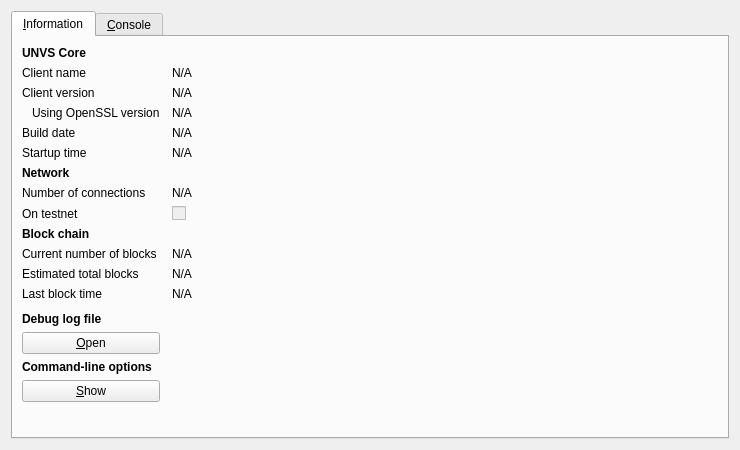
<?xml version="1.0" encoding="UTF-8"?>
<ui version="4.0">
 <class>RPCConsole</class>
 <widget class="QDialog" name="RPCConsole">
  <property name="geometry">
   <rect>
    <x>0</x>
    <y>0</y>
    <width>740</width>
    <height>450</height>
   </rect>
  </property>
  <property name="windowTitle">
   <string>UNVS - Debug window</string>
  </property>
  <layout class="QVBoxLayout" name="verticalLayout_2">
   <item>
    <widget class="QTabWidget" name="tabWidget">
     <property name="currentIndex">
      <number>0</number>
     </property>
     <widget class="QWidget" name="tab_info">
      <attribute name="title">
       <string>&amp;Information</string>
      </attribute>
      <layout class="QGridLayout" name="gridLayout" columnstretch="0,1">
       <property name="horizontalSpacing">
        <number>12</number>
       </property>
       <item row="0" column="0">
        <widget class="QLabel" name="label_9">
         <property name="font">
          <font>
           <weight>75</weight>
           <bold>true</bold>
          </font>
         </property>
         <property name="text">
          <string>UNVS Core</string>
         </property>
        </widget>
       </item>
       <item row="1" column="0">
        <widget class="QLabel" name="label_5">
         <property name="text">
          <string>Client name</string>
         </property>
        </widget>
       </item>
       <item row="1" column="1">
        <widget class="QLabel" name="clientName">
         <property name="cursor">
          <cursorShape>IBeamCursor</cursorShape>
         </property>
         <property name="text">
          <string>N/A</string>
         </property>
         <property name="textFormat">
          <enum>Qt::PlainText</enum>
         </property>
         <property name="textInteractionFlags">
          <set>Qt::LinksAccessibleByMouse|Qt::TextSelectableByKeyboard|Qt::TextSelectableByMouse</set>
         </property>
        </widget>
       </item>
       <item row="2" column="0">
        <widget class="QLabel" name="label_6">
         <property name="text">
          <string>Client version</string>
         </property>
        </widget>
       </item>
       <item row="2" column="1">
        <widget class="QLabel" name="clientVersion">
         <property name="cursor">
          <cursorShape>IBeamCursor</cursorShape>
         </property>
         <property name="text">
          <string>N/A</string>
         </property>
         <property name="textFormat">
          <enum>Qt::PlainText</enum>
         </property>
         <property name="textInteractionFlags">
          <set>Qt::LinksAccessibleByMouse|Qt::TextSelectableByKeyboard|Qt::TextSelectableByMouse</set>
         </property>
        </widget>
       </item>
       <item row="3" column="0">
        <widget class="QLabel" name="label_14">
         <property name="text">
          <string>Using OpenSSL version</string>
         </property>
         <property name="indent">
          <number>10</number>
         </property>
        </widget>
       </item>
       <item row="3" column="1">
        <widget class="QLabel" name="openSSLVersion">
         <property name="cursor">
          <cursorShape>IBeamCursor</cursorShape>
         </property>
         <property name="text">
          <string>N/A</string>
         </property>
         <property name="textFormat">
          <enum>Qt::PlainText</enum>
         </property>
         <property name="textInteractionFlags">
          <set>Qt::LinksAccessibleByMouse|Qt::TextSelectableByKeyboard|Qt::TextSelectableByMouse</set>
         </property>
        </widget>
       </item>
       <item row="4" column="0">
        <widget class="QLabel" name="label_12">
         <property name="text">
          <string>Build date</string>
         </property>
        </widget>
       </item>
       <item row="4" column="1">
        <widget class="QLabel" name="buildDate">
         <property name="cursor">
          <cursorShape>IBeamCursor</cursorShape>
         </property>
         <property name="text">
          <string>N/A</string>
         </property>
         <property name="textFormat">
          <enum>Qt::PlainText</enum>
         </property>
         <property name="textInteractionFlags">
          <set>Qt::LinksAccessibleByMouse|Qt::TextSelectableByKeyboard|Qt::TextSelectableByMouse</set>
         </property>
        </widget>
       </item>
       <item row="5" column="0">
        <widget class="QLabel" name="label_13">
         <property name="text">
          <string>Startup time</string>
         </property>
        </widget>
       </item>
       <item row="5" column="1">
        <widget class="QLabel" name="startupTime">
         <property name="cursor">
          <cursorShape>IBeamCursor</cursorShape>
         </property>
         <property name="text">
          <string>N/A</string>
         </property>
         <property name="textFormat">
          <enum>Qt::PlainText</enum>
         </property>
         <property name="textInteractionFlags">
          <set>Qt::LinksAccessibleByMouse|Qt::TextSelectableByKeyboard|Qt::TextSelectableByMouse</set>
         </property>
        </widget>
       </item>
       <item row="6" column="0">
        <widget class="QLabel" name="label_11">
         <property name="font">
          <font>
           <weight>75</weight>
           <bold>true</bold>
          </font>
         </property>
         <property name="text">
          <string>Network</string>
         </property>
        </widget>
       </item>
       <item row="7" column="0">
        <widget class="QLabel" name="label_7">
         <property name="text">
          <string>Number of connections</string>
         </property>
        </widget>
       </item>
       <item row="7" column="1">
        <widget class="QLabel" name="numberOfConnections">
         <property name="cursor">
          <cursorShape>IBeamCursor</cursorShape>
         </property>
         <property name="text">
          <string>N/A</string>
         </property>
         <property name="textFormat">
          <enum>Qt::PlainText</enum>
         </property>
         <property name="textInteractionFlags">
          <set>Qt::LinksAccessibleByMouse|Qt::TextSelectableByKeyboard|Qt::TextSelectableByMouse</set>
         </property>
        </widget>
       </item>
       <item row="8" column="0">
        <widget class="QLabel" name="label_8">
         <property name="text">
          <string>On testnet</string>
         </property>
        </widget>
       </item>
       <item row="8" column="1">
        <widget class="QCheckBox" name="isTestNet">
         <property name="enabled">
          <bool>false</bool>
         </property>
         <property name="text">
          <string/>
         </property>
        </widget>
       </item>
       <item row="9" column="0">
        <widget class="QLabel" name="label_10">
         <property name="font">
          <font>
           <weight>75</weight>
           <bold>true</bold>
          </font>
         </property>
         <property name="text">
          <string>Block chain</string>
         </property>
        </widget>
       </item>
       <item row="10" column="0">
        <widget class="QLabel" name="label_3">
         <property name="text">
          <string>Current number of blocks</string>
         </property>
        </widget>
       </item>
       <item row="10" column="1">
        <widget class="QLabel" name="numberOfBlocks">
         <property name="cursor">
          <cursorShape>IBeamCursor</cursorShape>
         </property>
         <property name="text">
          <string>N/A</string>
         </property>
         <property name="textFormat">
          <enum>Qt::PlainText</enum>
         </property>
         <property name="textInteractionFlags">
          <set>Qt::LinksAccessibleByMouse|Qt::TextSelectableByKeyboard|Qt::TextSelectableByMouse</set>
         </property>
        </widget>
       </item>
       <item row="11" column="0">
        <widget class="QLabel" name="label_4">
         <property name="text">
          <string>Estimated total blocks</string>
         </property>
        </widget>
       </item>
       <item row="11" column="1">
        <widget class="QLabel" name="totalBlocks">
         <property name="cursor">
          <cursorShape>IBeamCursor</cursorShape>
         </property>
         <property name="text">
          <string>N/A</string>
         </property>
         <property name="textFormat">
          <enum>Qt::PlainText</enum>
         </property>
         <property name="textInteractionFlags">
          <set>Qt::LinksAccessibleByMouse|Qt::TextSelectableByKeyboard|Qt::TextSelectableByMouse</set>
         </property>
        </widget>
       </item>
       <item row="12" column="0">
        <widget class="QLabel" name="label_2">
         <property name="text">
          <string>Last block time</string>
         </property>
        </widget>
       </item>
       <item row="12" column="1">
        <widget class="QLabel" name="lastBlockTime">
         <property name="cursor">
          <cursorShape>IBeamCursor</cursorShape>
         </property>
         <property name="text">
          <string>N/A</string>
         </property>
         <property name="textFormat">
          <enum>Qt::PlainText</enum>
         </property>
         <property name="textInteractionFlags">
          <set>Qt::LinksAccessibleByMouse|Qt::TextSelectableByKeyboard|Qt::TextSelectableByMouse</set>
         </property>
        </widget>
       </item>
       <item row="13" column="0">
        <spacer name="verticalSpacer_2">
         <property name="orientation">
          <enum>Qt::Vertical</enum>
         </property>
         <property name="sizeHint" stdset="0">
          <size>
           <width>20</width>
           <height>20</height>
          </size>
         </property>
        </spacer>
       </item>
       <item row="14" column="0">
        <widget class="QLabel" name="labelDebugLogfile">
         <property name="font">
          <font>
           <weight>75</weight>
           <bold>true</bold>
          </font>
         </property>
         <property name="text">
          <string>Debug log file</string>
         </property>
        </widget>
       </item>
       <item row="15" column="0">
        <widget class="QPushButton" name="openDebugLogfileButton">
         <property name="toolTip">
          <string>Open the UNVS debug log file from the current data directory. This can take a few seconds for large log files.</string>
         </property>
         <property name="text">
          <string>&amp;Open</string>
         </property>
         <property name="autoDefault">
          <bool>false</bool>
         </property>
        </widget>
       </item>
       <item row="16" column="0">
        <widget class="QLabel" name="labelCLOptions">
         <property name="font">
          <font>
           <weight>75</weight>
           <bold>true</bold>
          </font>
         </property>
         <property name="text">
          <string>Command-line options</string>
         </property>
        </widget>
       </item>
       <item row="17" column="0">
        <widget class="QPushButton" name="showCLOptionsButton">
         <property name="toolTip">
          <string>Show the UNVS-Qt help message to get a list with possible UNVS command-line options.</string>
         </property>
         <property name="text">
          <string>&amp;Show</string>
         </property>
         <property name="autoDefault">
          <bool>false</bool>
         </property>
        </widget>
       </item>
       <item row="18" column="0">
        <spacer name="verticalSpacer">
         <property name="orientation">
          <enum>Qt::Vertical</enum>
         </property>
         <property name="sizeHint" stdset="0">
          <size>
           <width>20</width>
           <height>40</height>
          </size>
         </property>
        </spacer>
       </item>
      </layout>
     </widget>
     <widget class="QWidget" name="tab_console">
      <attribute name="title">
       <string>&amp;Console</string>
      </attribute>
      <layout class="QVBoxLayout" name="verticalLayout_3">
       <property name="spacing">
        <number>3</number>
       </property>
       <item>
        <widget class="QTextEdit" name="messagesWidget">
         <property name="minimumSize">
          <size>
           <width>0</width>
           <height>100</height>
          </size>
         </property>
         <property name="readOnly">
          <bool>true</bool>
         </property>
         <property name="tabKeyNavigation" stdset="0">
          <bool>false</bool>
         </property>
         <property name="columnCount" stdset="0">
          <number>2</number>
         </property>
        </widget>
       </item>
       <item>
        <layout class="QHBoxLayout" name="horizontalLayout">
         <property name="spacing">
          <number>3</number>
         </property>
         <item>
          <widget class="QLabel" name="label">
           <property name="text">
            <string notr="true">&gt;</string>
           </property>
          </widget>
         </item>
         <item>
          <widget class="QLineEdit" name="lineEdit"/>
         </item>
         <item>
          <widget class="QPushButton" name="clearButton">
           <property name="maximumSize">
            <size>
             <width>24</width>
             <height>24</height>
            </size>
           </property>
           <property name="toolTip">
            <string>Clear console</string>
           </property>
           <property name="text">
            <string/>
           </property>
           <property name="icon">
            <iconset resource="../bitcoin.qrc">
             <normaloff>:/icons/remove</normaloff>:/icons/remove</iconset>
           </property>
           <property name="shortcut">
            <string notr="true">Ctrl+L</string>
           </property>
           <property name="autoDefault">
            <bool>false</bool>
           </property>
          </widget>
         </item>
        </layout>
       </item>
      </layout>
     </widget>
    </widget>
   </item>
  </layout>
 </widget>
 <resources>
  <include location="../bitcoin.qrc"/>
 </resources>
 <connections/>
</ui>
